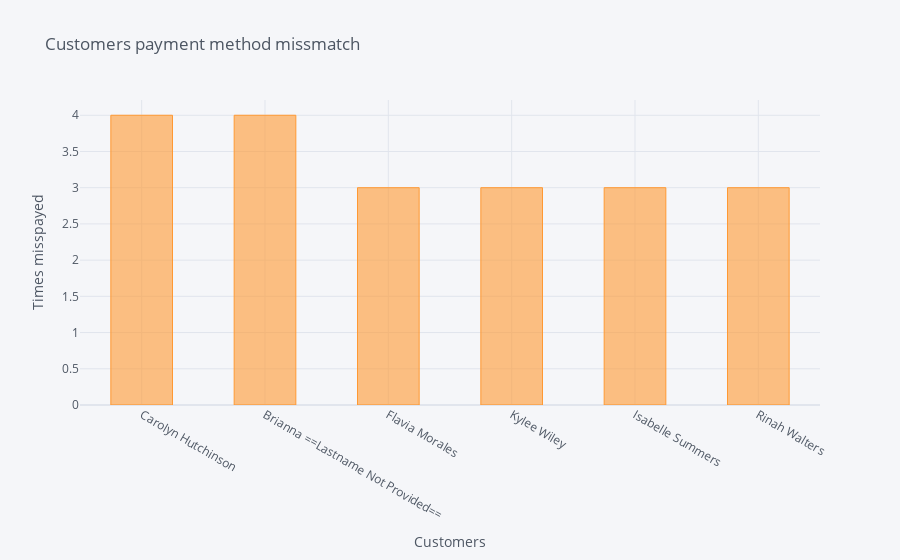

Write notebook code for a chart like this one.
### Code cell
cust_misspay['payment_mismatches'].iplot(
    kind='bar',
    bargap=0.5,
    xTitle='Customers',
    yTitle='Times misspayed',
    title='Customers payment method missmatch')

### Figure 1 — Plotly figure (JSON) as saved in the notebook; plotly's stock layout.template omitted (floating-point values rounded to 4 significant figures)
{"data": [{"marker": {"color": "rgba(255, 153, 51, 0.6)", "line": {"color": "rgba(255, 153, 51, 1.0)", "width": 1}}, "name": "payment_mismatches", "orientation": "v", "text": "", "type": "bar", "x": ["Carolyn Hutchinson", "Brianna ==Lastname Not Provided==", "Flavia Morales", "Kylee Wiley", "Isabelle Summers", "Rinah Walters"], "y": [4, 4, 3, 3, 3, 3]}], "layout": {"bargap": 0.5, "legend": {"bgcolor": "#F5F6F9", "font": {"color": "#4D5663"}}, "paper_bgcolor": "#F5F6F9", "plot_bgcolor": "#F5F6F9", "title": {"font": {"color": "#4D5663"}, "text": "Customers payment method missmatch"}, "xaxis": {"gridcolor": "#E1E5ED", "showgrid": true, "tickfont": {"color": "#4D5663"}, "title": {"font": {"color": "#4D5663"}, "text": "Customers"}, "zerolinecolor": "#E1E5ED"}, "yaxis": {"gridcolor": "#E1E5ED", "showgrid": true, "tickfont": {"color": "#4D5663"}, "title": {"font": {"color": "#4D5663"}, "text": "Times misspayed"}, "zerolinecolor": "#E1E5ED"}}}
